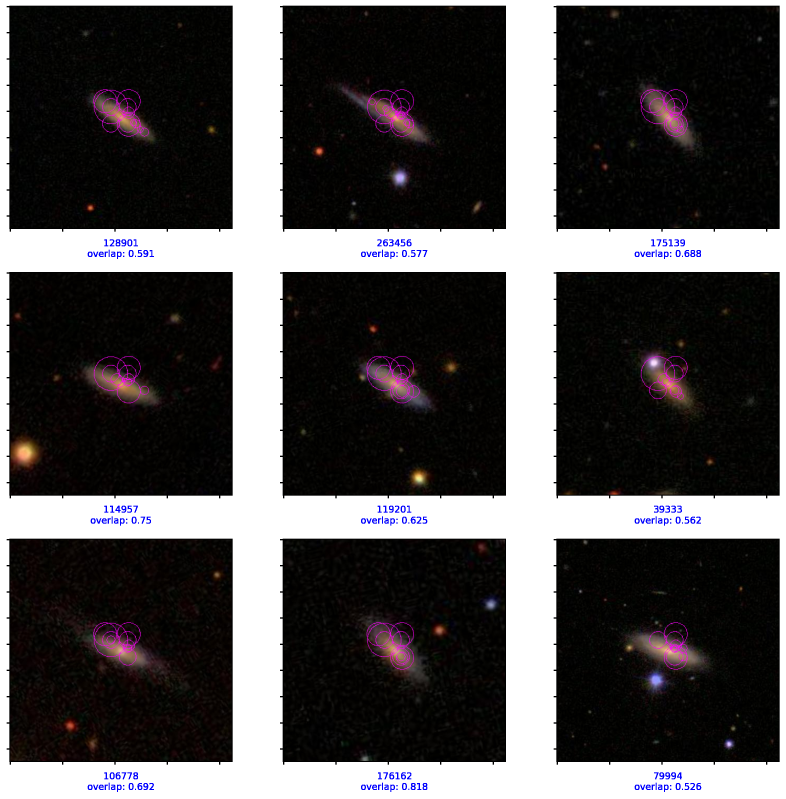
#> input picture data/images/structures_examples/r2_l1000,vv_1000_15-1.png, 2357 x 2395 px, given in place of r2_l1000,vv_1000_15-1.jpg, which was not available (shown at 1/3 size)
$ python filter_directory.py ../data/images/structures_examples out
#> lines starting #> are read from the running program, lines starting #| are printed output that depends on the picture; after the words box and inside, x2 and y2 are one past the last pixel; in counts of white or black regions, pixels touching at a corner belong together; pictures that were not available may be replaced by others from this repository, and a replacement may not be noted
#> in upsampling_imgs, image is the input picture: shape (2395, 2357, 3); mean B, G, R 76.9, 76.3, 78.6
### src/minIA/imageProcessing.py
import random
import cv2 as cv
import numpy as np
from tqdm import tqdm
import os

BINOMIAL_KERNEL = 1 / 273 * np.array([[1, 4, 7, 4, 1],
                                      [4, 16, 26, 16, 4],
                                      [7, 26, 41, 26, 7],
                                      [4, 16, 26, 16, 4],
                                      [1, 4, 7, 4, 1]])

MORPH_ELLIPSE_5x5 = cv.getStructuringElement(cv.MORPH_ELLIPSE, (5, 5))
MORPH_ELLIPSE_11x11 = cv.getStructuringElement(cv.MORPH_ELLIPSE, (11, 11))


def filter_image(image):
    img_gray = cv.cvtColor(image, cv.COLOR_BGR2GRAY)
    img_blur = cv.medianBlur(img_gray, 3)
    (thresh, im_bw) = cv.threshold(img_blur, 11, 255, cv.THRESH_BINARY)
    img_erode = cv.erode(im_bw, kernel=MORPH_ELLIPSE_5x5, iterations=3)
    img_dilate = cv.dilate(img_erode, kernel=MORPH_ELLIPSE_11x11, iterations=2)
    return cv.bitwise_and(image, image, mask=img_dilate)


def change_position(image):
    height, width = image.shape[:2]
#> height = 2395; width = 2357
    center = (width / 2, height / 2)
#> center = (1178.5, 1197.5)
    eighth_height, eighth_width = height / 8, width / 8
#> eighth_height = 299.4; eighth_width = 294.6
    sng = 1 if random.random() < 0.5 else -1
    T = np.float32([
        [1, 0, sng * eighth_width],
        [0, 1, sng * eighth_height]])
#> T = [[1, 0, -294.6], [0, 1, -299.4]]
    R = cv.getRotationMatrix2D(center, angle=sng * 30, scale=1)
    img_translation = cv.warpAffine(image, T, (width, height))
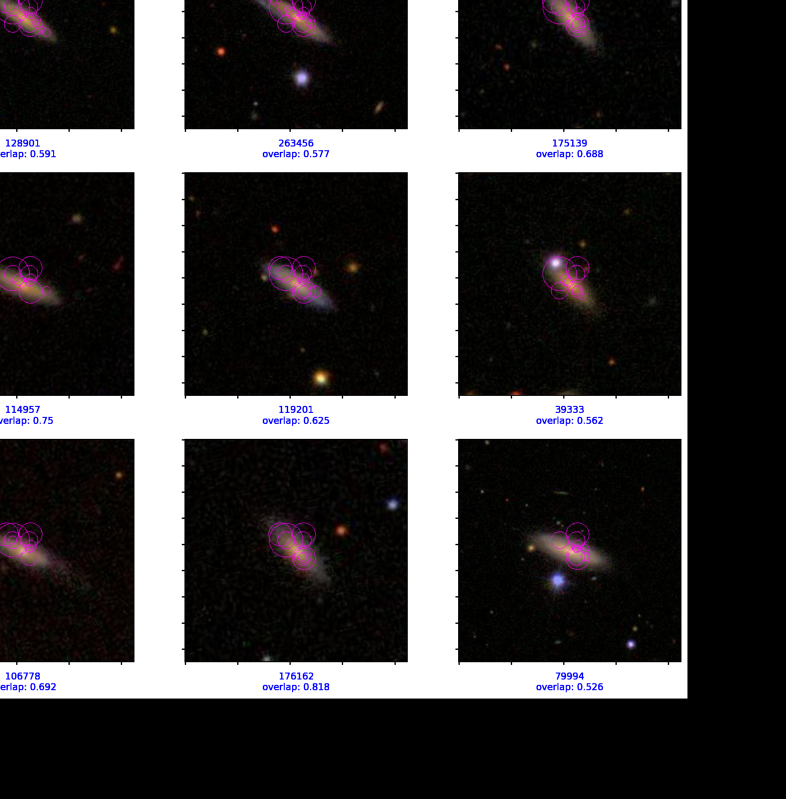
#> img_translation: shape (2395, 2357, 3) (shown at 1/3 size); mean B, G, R 62.9, 62.1, 64
    img_rotation = cv.warpAffine(img_translation, R, (width, height))
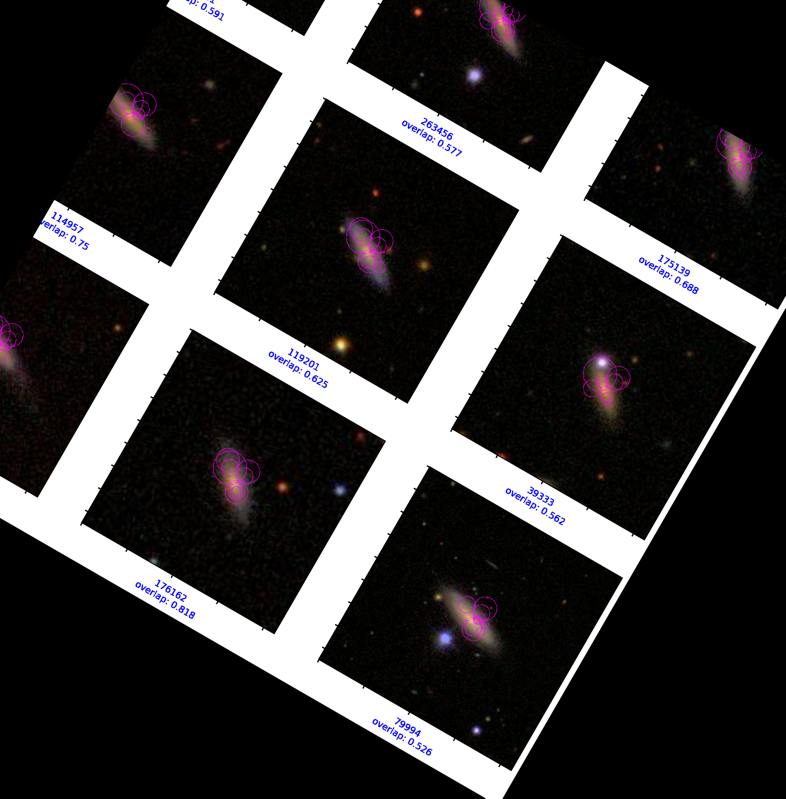
#> img_rotation: shape (2395, 2357, 3) (shown at 1/3 size); mean B, G, R 58.7, 58.1, 59.6
    img_flip = cv.flip(img_rotation, sng)
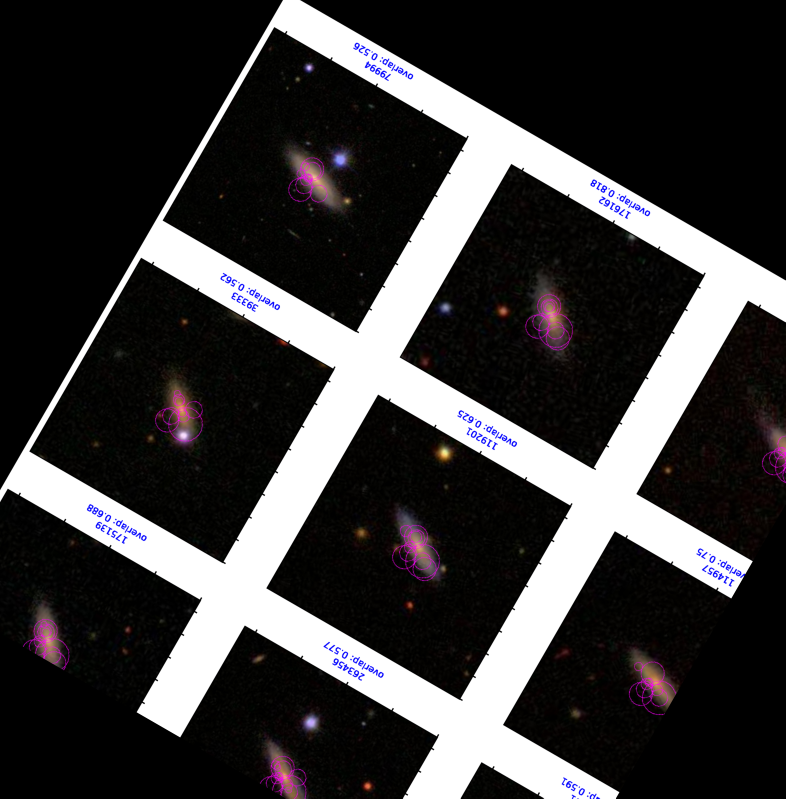
#> img_flip: shape (2395, 2357, 3) (shown at 1/3 size); mean B, G, R 58.7, 58.1, 59.6
    return img_flip


def upsampling_imgs(list_im_names, dir_path, dest_dir, filter=True):
    """
    Args:
        list_im_names: List of names without file extension
        dir_path: Source path directory
        dest_dir: Destiny path directory
    """
    for im_name in tqdm(list_im_names):
        path = os.path.join(dir_path, im_name + '.jpg')
        image = cv.imread(path, cv.IMREAD_COLOR)
        if image is None:
            raise ValueError("La imagen " + im_name + " no existe")
        im_new_pos = change_position(image)
        new_im, prefix = (filter_image(im_new_pos), 'F') if filter else (im_new_pos, 'A')
#> in filter_image, `img_gray = cv.cvtColor(image, cv.COLOR_BGR2GRAY)`:
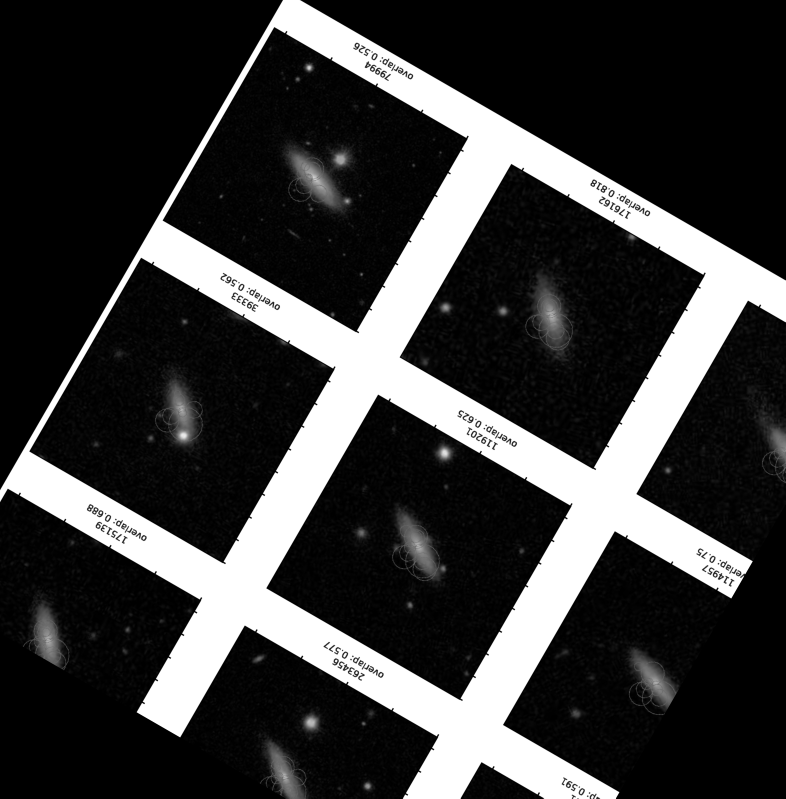
#> img_gray: shape (2395, 2357) (shown at 1/3 size); min 0, max 255, mean 58.6
#> in filter_image, `(thresh, im_bw) = cv.threshold(img_blur, 11, 255, cv.THRESH_BINARY)`:
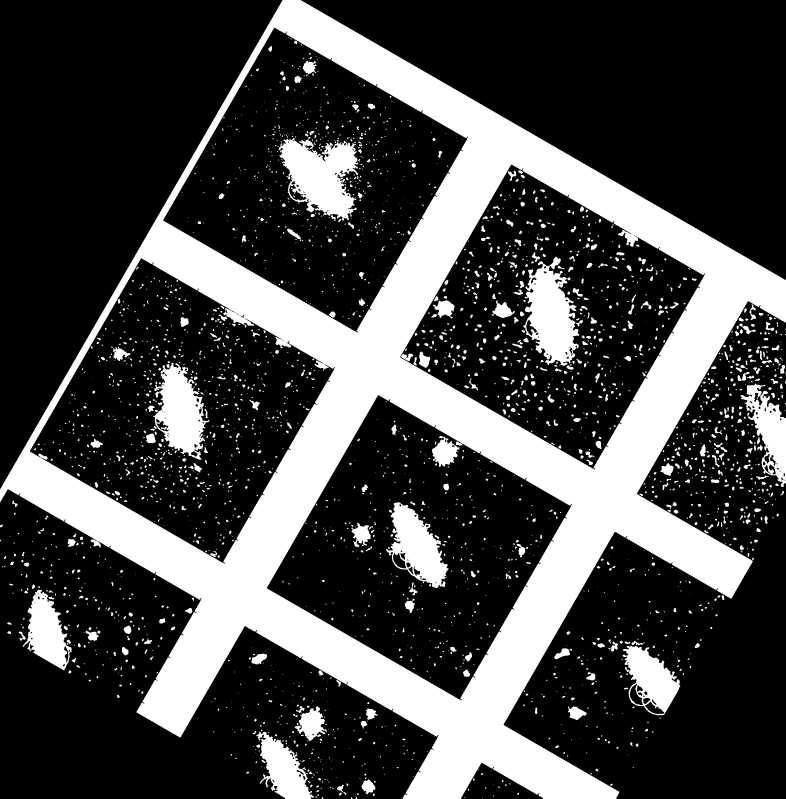
#> im_bw: shape (2395, 2357) (shown at 1/3 size); 27.7% white; 2981 white regions (1603 under 20 px), largest, box (x1, y1, x2, y2) and area: (0, 0, 2357, 2395) 1246349, (836, 414, 1075, 662) 35995, (1570, 770, 1738, 1097) 32076
#> in filter_image, `img_erode = cv.erode(im_bw, kernel=MORPH_ELLIPSE_5x5, iterations=3)`:
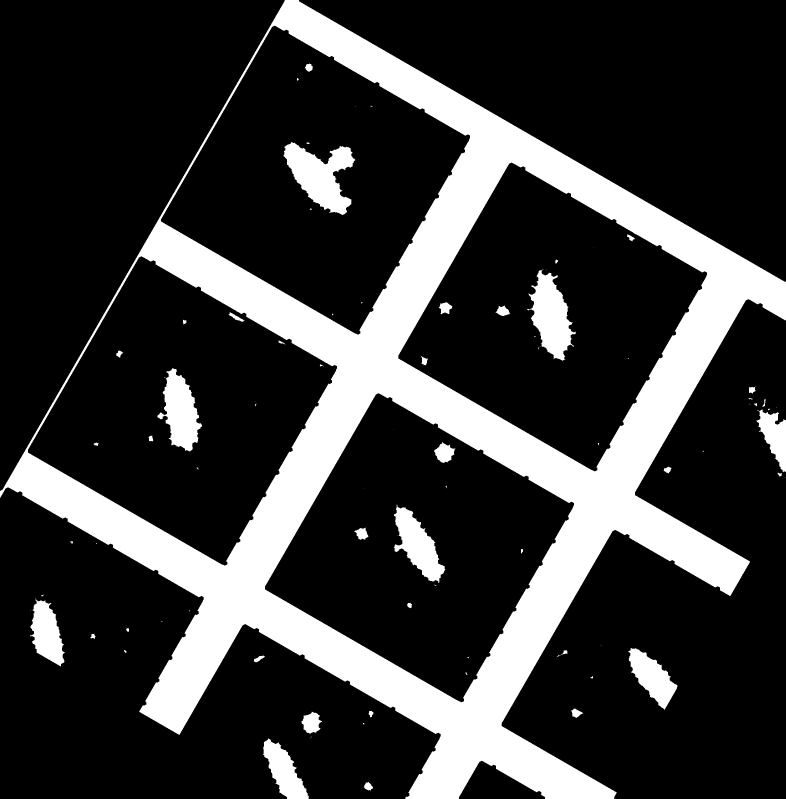
#> img_erode: shape (2395, 2357) (shown at 1/3 size); 22.2% white; 87 white regions (39 under 20 px), largest, box (x1, y1, x2, y2) and area: (0, 0, 2357, 2395) 1115058, (850, 426, 1066, 645) 24508, (1581, 809, 1727, 1082) 20921
#> in filter_image, `img_dilate = cv.dilate(img_erode, kernel=MORPH_ELLIPSE_11x11, iteratio..`:
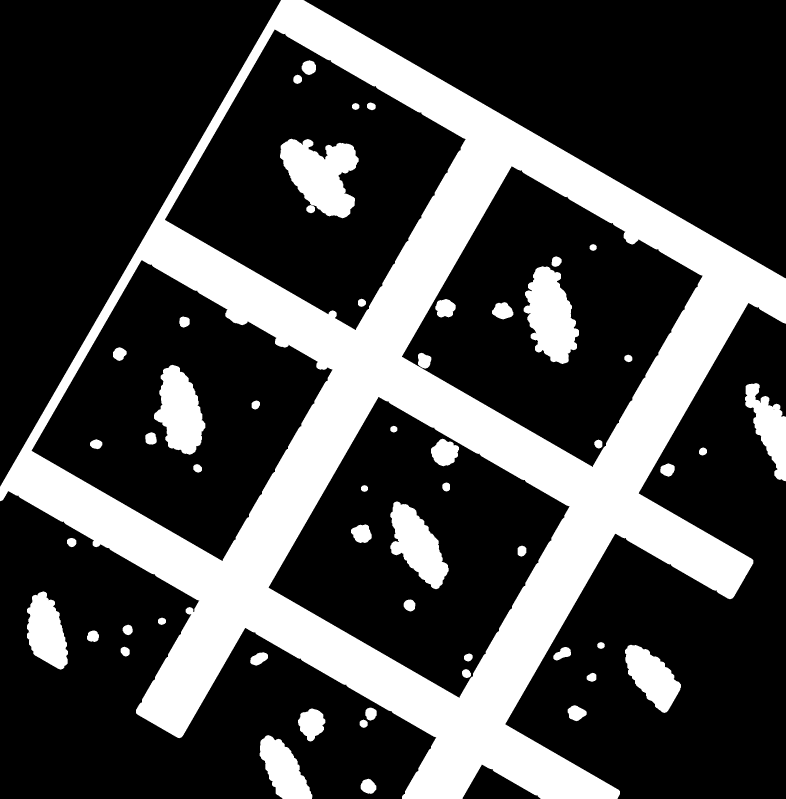
#> img_dilate: shape (2395, 2357) (shown at 1/3 size); 27.7% white; 53 white regions, largest, box (x1, y1, x2, y2) and area: (0, 0, 2357, 2395) 1327375, (840, 416, 1076, 655) 35035, (1571, 799, 1737, 1092) 31014
#> prefix = 'F'
        cv.imwrite(os.path.join(dest_dir, prefix + im_name + '.jpg'), new_im)
#> pass 2 of the loop in upsampling_imgs, `for im_name in tqdm(list_im_names):`:
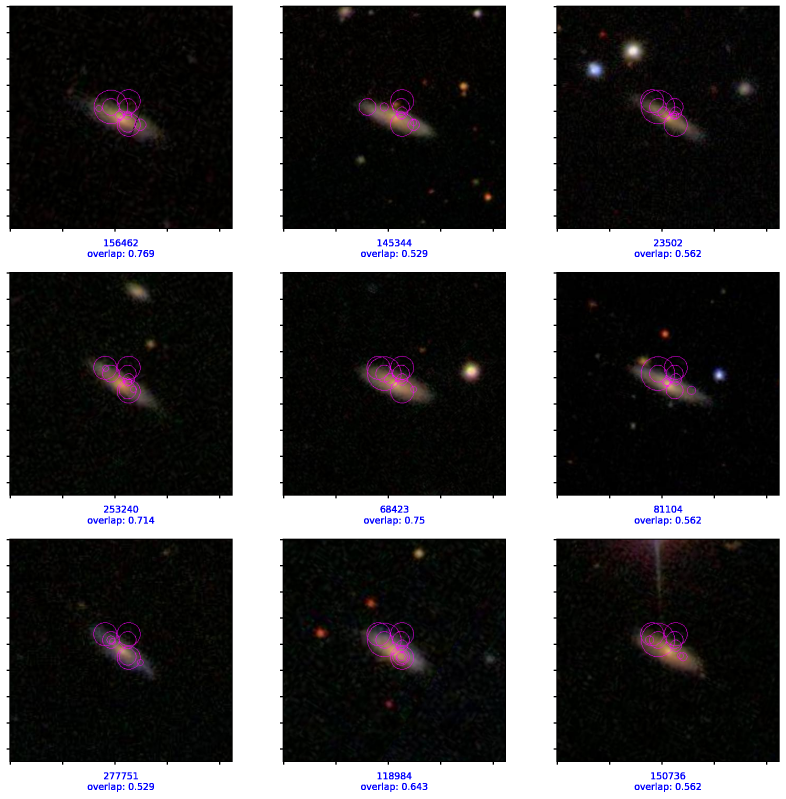
#> input picture data/images/structures_examples/r2_l1000,vv_1000_15-2.png, 2357 x 2395 px, given in place of r2_l1000,vv_1000_15-2.jpg, which was not available (shown at 1/3 size)
#> in upsampling_imgs, image is the input picture: shape (2395, 2357, 3); mean B, G, R 76.9, 76.4, 77.5
#> in filter_image (call 2), `(thresh, im_bw) = cv.threshold(img_blur, 11, 255, cv.THRESH_BINARY)`:
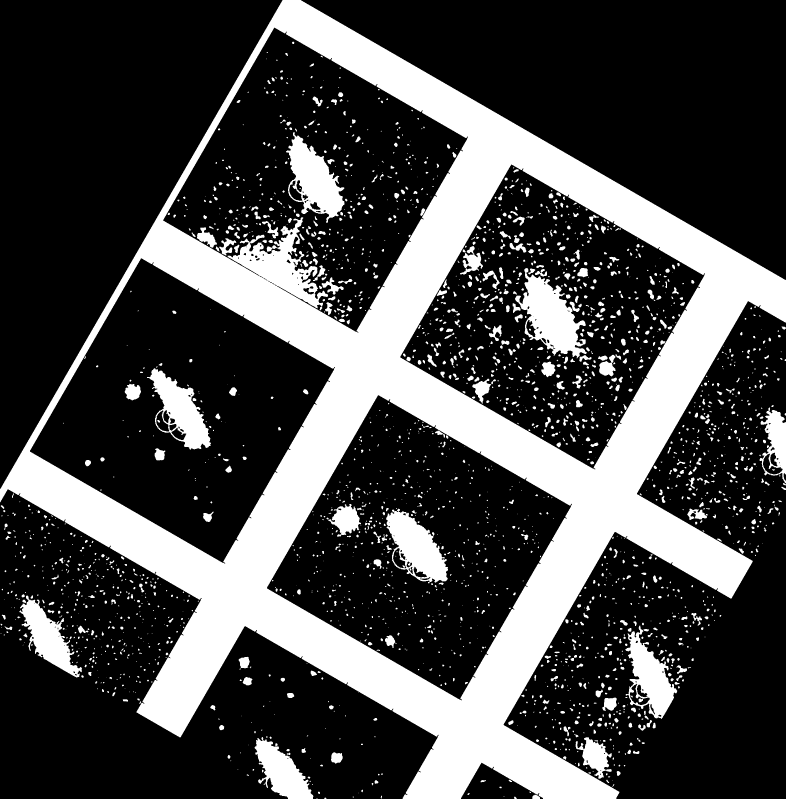
#> im_bw: shape (2395, 2357) (shown at 1/3 size); 27.7% white; 2636 white regions (1136 under 20 px), largest, box (x1, y1, x2, y2) and area: (0, 0, 2357, 2395) 1267667, (1545, 804, 1761, 1075) 27091, (858, 397, 1034, 669) 22981
#> img_erode: shape (2395, 2357); 22% white; 85 white regions (47 under 20 px), largest, box (x1, y1, x2, y2) and area: (0, 0, 2357, 2395) 1115044, (1568, 834, 1739, 1063) 17938, (873, 414, 1027, 647) 15835
#> in filter_image (call 2), `img_dilate = cv.dilate(img_erode, kernel=MORPH_ELLIPSE_11x11, iteratio..`:
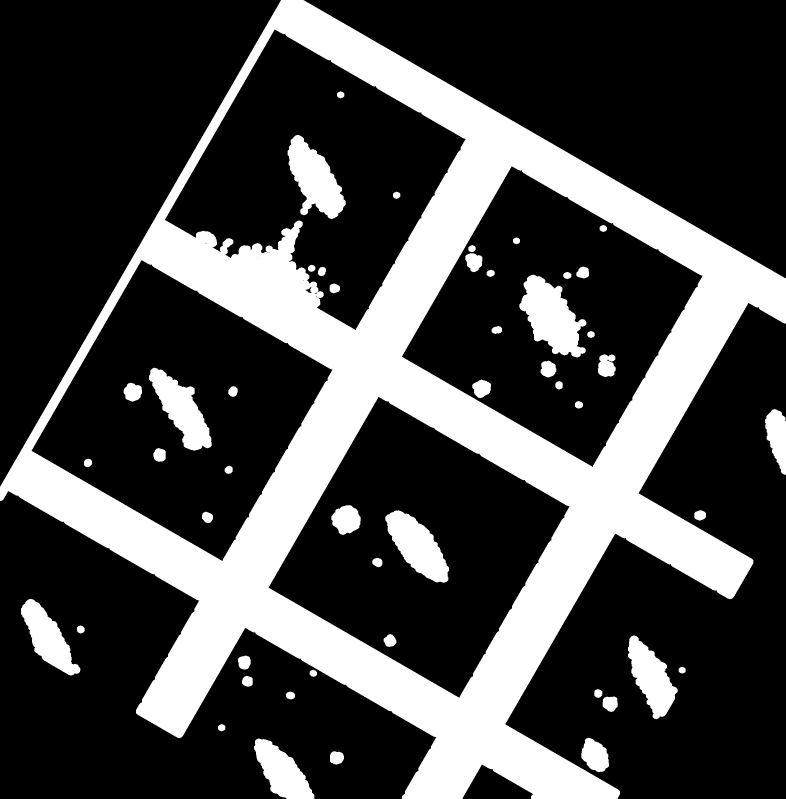
#> img_dilate: shape (2395, 2357) (shown at 1/3 size); 27.5% white; 49 white regions, largest, box (x1, y1, x2, y2) and area: (0, 0, 2357, 2395) 1351255, (1558, 824, 1759, 1073) 27855, (863, 404, 1037, 657) 23832

### src/minIA/utiles.py
#!/usr/bin/env python
# coding: utf-8

from os import path, scandir

'''
Obtiene una lista con la ruta de cada archivo en el directorio especificado,
si la ruta no existe retornará una lista vacía. ¡El directorio de búsqueda NO
debe contener subdirectorios!
Parámetros:
    Dirección absoluta o relativa de búsqueda
'''
def lectura_img(name_dir):
    path_img = path.join(path.abspath('../..'), name_dir)
    if path.exists(path_img):
        return [archivo.path for archivo in scandir(path_img)]
    elif path.exists(name_dir):
        return [archivo.path for archivo in scandir(name_dir)]
    else:
        print("\nLa ruta especificada no existe:")
        print(path_img+"\n")
        return list()

### src/filter_directory.py
#!/usr/bin/env python
# coding: utf-8

from minIA.utiles import lectura_img
from minIA.imageProcessing import upsampling_imgs
import argparse

parser = argparse.ArgumentParser()
parser.add_argument("source_dir", help='Ruta del directorio de imagenes')
parser.add_argument("dest_dir", help='Ruta del directorio de imagenes filtradas')


def main(args=parser.parse_args()):
    print('Filtering images...')
    path_names = lectura_img(args.source_dir)
    image_names = [im_path.split('/')[-1][:-4] for im_path in path_names]
    upsampling_imgs(image_names, args.source_dir, args.dest_dir)


if __name__ == '__main__':
    main()
